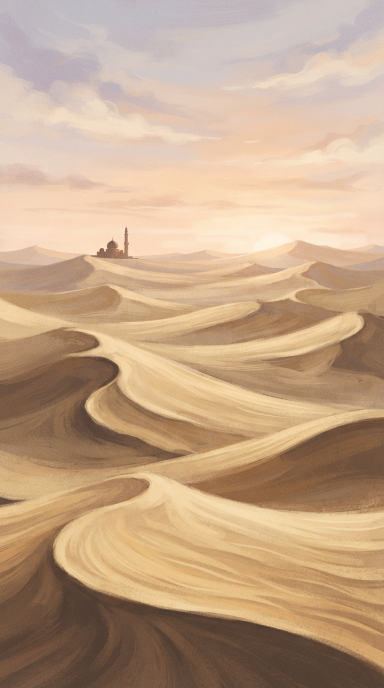
#> input picture art-src/scene-desert-src.png, 768 x 1376 px (shown at 1/2 size)
$ python build_assets.py
#> lines starting #> are read from the running program, lines starting #| are printed output that depends on the picture
# -*- coding: utf-8 -*-
"""Собирает графику Misbah: фоны-картинки, иконки приложения, арт онбординга.

Исходники лежат в art-src/ (картинки, сгенерированные в Pencil: фоны 9:16 и фонарь).
Недостающее — орнаментальные фоны и часть иконок — рисуется здесь же процедурно: так
оно не зависит от лимитов генератора, чётко на любом размере и без людей и животных.

Пишет:
  LampadaCore/Sources/LampadaUI/Resources/Media.xcassets   фоны, плитки иконок, арт онбординга
  App/Misbah/Assets.xcassets                              иконки приложения (основная и альтернативные)
  LampadaCore/Sources/LampadaCore/VerseScene.swift         параметры фонов, посчитанные по картинкам
  блок `VerseScene.focus` в LampadaCore/Sources/LampadaUI/Background.swift

Запуск: python tools/art/build_assets.py
"""
import json
import math
import os
import random
import re
import shutil
import sys

import numpy as np
from PIL import Image, ImageChops, ImageDraw, ImageEnhance, ImageFilter

HERE = os.path.dirname(os.path.abspath(__file__))
ROOT = os.path.dirname(os.path.dirname(HERE))
SRC = os.path.join(ROOT, "art-src")
MEDIA = os.path.join(ROOT, "LampadaCore", "Sources", "LampadaUI", "Resources", "Media.xcassets")
APPICONS = os.path.join(ROOT, "App", "Misbah", "Assets.xcassets")

random.seed(11)
LIGHT_TEXT = 0xEEECE6
DARK_TEXT = 0x201C1A


def rgb(h):
    return ((h >> 16) & 255, (h >> 8) & 255, h & 255)


def vgrad(w, h, top, bottom):
    t = np.linspace(0, 1, h)[:, None, None]
    a = np.array(rgb(top)).reshape(1, 1, 3)
    b = np.array(rgb(bottom)).reshape(1, 1, 3)
    arr = (a * (1 - t) + b * t) * np.ones((1, w, 1))
    return Image.fromarray(arr.astype("uint8"), "RGB").convert("RGBA")


# [7 lines left out: function rgrad, not called in this run]


def glow(size, center, radius, color, strength):
    w, h = size
    yy, xx = np.mgrid[0:h, 0:w]
    d = np.sqrt((xx - center[0]) ** 2 + (yy - center[1]) ** 2) / radius
    a = np.clip(1 - d, 0, 1) ** 2 * strength
    layer = np.zeros((h, w, 4), dtype="uint8")
    layer[..., :3] = rgb(color)
    layer[..., 3] = (a * 255).astype("uint8")
    return Image.fromarray(layer, "RGBA")


def star_points(cx, cy, r, rot=0.0, ratio=0.765):
    pts = []
    for k in range(16):
        ang = math.radians(rot + k * 22.5)
        rr = r if k % 2 == 0 else r * ratio
        pts.append((cx + rr * math.cos(ang), cy + rr * math.sin(ang)))
    return pts


def star_field(size, s, fill, line, line_w, inner=None, diamond=None, scale=2, offset=(0, 0)):
    """Узор из восьмиконечных звёзд, касающихся вершинами, и ромбов между ними."""
    W, H = size[0] * scale, size[1] * scale
    img = Image.new("RGBA", (W, H), (0, 0, 0, 0))
    d = ImageDraw.Draw(img)
    S = s * scale
    cols, rows = int(W / S) + 3, int(H / S) + 3
    ox, oy = offset[0] * scale, offset[1] * scale
    for j in range(-1, rows):
        for i in range(-1, cols):
            cx, cy = i * S + ox, j * S + oy
            pts = star_points(cx, cy, S / 2)
            d.polygon(pts, fill=fill)
            d.line(pts + [pts[0]], fill=line, width=max(1, int(line_w * scale)), joint="curve")
            if inner:
                d.polygon(star_points(cx, cy, S / 4, rot=22.5), fill=inner)
            if diamond:
                mx, my = cx + S / 2, cy + S / 2
                q = S * 0.17
                d.polygon([(mx - q, my), (mx, my - q), (mx + q, my), (mx, my + q)], fill=diamond)
    return img.resize(size, Image.LANCZOS)


# [17 lines left out: functions petal, hue_shift, not called in this run]


def lanczos_up(img, size):
    out = img.resize(size, Image.LANCZOS)
    return out.filter(ImageFilter.UnsharpMask(radius=1.4, percent=60, threshold=3))


def cover(img, size, focus=(0.5, 0.5)):
    """Масштаб «cover» с обрезкой вокруг точки фокуса."""
    w, h = img.size
    scale = max(size[0] / w, size[1] / h)
    nw, nh = int(math.ceil(w * scale)), int(math.ceil(h * scale))
    big = lanczos_up(img, (nw, nh))
    x = int(min(max(focus[0] * nw - size[0] / 2, 0), nw - size[0]))
    y = int(min(max(focus[1] * nh - size[1] / 2, 0), nh - size[1]))
    return big.crop((x, y, x + size[0], y + size[1]))


# ── запись каталогов ────────────────────────────────────────────────────────

def write_imageset(name, filename, image, fmt="JPEG", quality=88):
    d = os.path.join(MEDIA, f"{name}.imageset")
    if os.path.isdir(d):
        shutil.rmtree(d)
    os.makedirs(d)
    image = image.convert("RGB") if fmt == "JPEG" else image
    image.save(os.path.join(d, filename), fmt, quality=quality) if fmt == "JPEG" \
        else image.save(os.path.join(d, filename), fmt)
    contents = {
        "images": [{"filename": filename, "idiom": "universal", "scale": "1x"},
                   {"idiom": "universal", "scale": "2x"}, {"idiom": "universal", "scale": "3x"}],
        "info": {"author": "xcode", "version": 1},
        "properties": {"preserves-vector-representation": False},
    }
    json.dump(contents, open(os.path.join(d, "Contents.json"), "w", encoding="utf-8"), indent=2)


# [10 lines left out: function write_appicon, not called in this run]


# ── фоны ────────────────────────────────────────────────────────────────────

def scene_mosaic():
    w, h = 1320, 2868
    base = vgrad(w, h, 0xF4F8F5, 0xD6E7E1)
    pat = star_field((w, h), 165, (255, 255, 255, 80), (63, 139, 130, 130), 2.4,
                     inner=(63, 139, 130, 38), diamond=(63, 139, 130, 60))
    base.alpha_composite(pat)
    base.alpha_composite(glow((w, h), (w // 2, int(h * 0.42)), 1300, 0xFFFFFF, 0.35))
    return base.convert("RGB")


def scene_lattice():
    w, h = 1320, 2868
    base = vgrad(w, h, 0x0F3336, 0x061417)
    base.alpha_composite(glow((w, h), (w // 2, int(h * 0.36)), 1500, 0x1C7A78, 0.55))
    pat = star_field((w, h), 165, (255, 255, 255, 7), (212, 175, 55, 70), 2.2,
                     inner=(212, 175, 55, 16), diamond=(212, 175, 55, 22))
    base.alpha_composite(pat)
    return base.convert("RGB")


SCENES = [
    # key, источник (None — процедурный), точка фокуса на высоком кадре, акцент, цвет подписи
    dict(key="desert", src="scene-desert-src.png", focus=(0.5, 0.80), accent=0x8F6E54),
    dict(key="stars", src="scene-stars-src.png", focus=(0.5, 0.30), accent=0xE8C27A),
    dict(key="dome", src="scene-dome-src.png", focus=(0.5, 0.74), accent=0xE2B866),
    dict(key="lantern", src="scene-lantern-src.png", focus=(0.5, 0.24), accent=0xE8C27A),
    dict(key="garden", src="scene-garden-src.png", focus=(0.5, 0.42), accent=0xC9A24A),
    dict(key="mosaic", src=None, focus=(0.5, 0.5), accent=0x0F6F6A),
    dict(key="lattice", src=None, focus=(0.5, 0.5), accent=0xD4AF37),
]


def srgb_to_lin(a):
    return np.where(a <= 0.04045, a / 12.92, ((a + 0.055) / 1.055) ** 2.4)


def rel_lum(a):
    lin = srgb_to_lin(a)
    return 0.2126 * lin[..., 0] + 0.7152 * lin[..., 1] + 0.0722 * lin[..., 2]


def measure(tall):
    a = np.asarray(tall.convert("RGB")).astype(float) / 255
    h = a.shape[0]
    band = a[int(0.27 * h):int(0.67 * h)]
    lum = rel_lum(band)
    light_text = lum.mean() < 0.22
    text_lum = rel_lum(np.array(rgb(LIGHT_TEXT if light_text else DARK_TEXT)) / 255)
    scrim = 0.0
    for step in range(0, 61):
        alpha = step / 100
        tint = 0.0 if light_text else 1.0
        adj = band * (1 - alpha) + tint * alpha
        l2 = rel_lum(adj)
        if light_text:
            ok = (text_lum + 0.05) / (np.percentile(l2, 92) + 0.05) >= 4.5
        else:
            ok = (np.percentile(l2, 8) + 0.05) / (text_lum + 0.05) >= 4.5
        if ok:
            scrim = alpha
            break
    else:
        scrim = 0.6
    mean_band = tuple(int(x) for x in (band.reshape(-1, 3).mean(0) * 255))
    mean_all = tuple(int(x) for x in (a.reshape(-1, 3).mean(0) * 255))
    to_hex = lambda c: (c[0] << 16) | (c[1] << 8) | c[2]
    return dict(light_text=bool(light_text), scrim=round(scrim, 2),
                background=to_hex(mean_band), second=to_hex(mean_all))


def build_scenes():
    params = {}
    for sc in SCENES:
        key = sc["key"]
        if sc["src"]:
            src = Image.open(os.path.join(SRC, sc["src"])).convert("RGB")
            tall = cover(src, (1320, 2868), sc["focus"])
            # квадрат и полоса режутся вокруг той же точки, что и в приложении
            fx, fy = sc["focus"]
            sq_w = src.width
            sy = int(min(max(fy * src.height - sq_w / 2, 0), src.height - sq_w))
            square = lanczos_up(src.crop((0, sy, sq_w, sy + sq_w)), (1092, 1092))
            wide_h = int(src.width * 510 / 1092)
            wy = int(min(max(fy * src.height - wide_h / 2, 0), src.height - wide_h))
            wide = lanczos_up(src.crop((0, wy, src.width, wy + wide_h)), (1092, 510))
        else:
            tall = scene_mosaic() if key == "mosaic" else scene_lattice()
            square = tall.crop((0, 700, 1320, 2020)).resize((1092, 1092), Image.LANCZOS)
            wide = tall.crop((0, 1100, 1320, 1100 + int(1320 * 510 / 1092))).resize((1092, 510), Image.LANCZOS)
        write_imageset(f"bg-{key}-tall", f"bg-{key}-tall.jpg", tall, quality=86)
        write_imageset(f"bg-{key}-square", f"bg-{key}-square.jpg", square, quality=86)
        write_imageset(f"bg-{key}-wide", f"bg-{key}-wide.jpg", wide, quality=86)
        m = measure(tall)
        m.update(focus=sc["focus"], accent=sc["accent"])
        params[key] = m
        print(f"  фон {key}: светлый текст={m['light_text']} подложка={m['scrim']}")
    return params


def write_scene_swift(params):
    order = [s["key"] for s in SCENES]
    light = [k for k in order if params[k]["light_text"]]
    dark = [k for k in order if not params[k]["light_text"]]
    scrim_lines = "\n".join(f"        case .{k}: {params[k]['scrim']}" for k in order)
    title = {"desert": "sceneDesert", "stars": "sceneStars", "dome": "sceneDome",
             "lantern": "sceneLantern", "garden": "sceneGarden", "mosaic": "sceneMosaic",
             "lattice": "sceneLattice"}
    title_lines = "\n".join(f"        case .{k}: .{title[k]}" for k in order)

    def pal(k):
        p = params[k]
        text = LIGHT_TEXT if p["light_text"] else DARK_TEXT
        return f"        case .{k}: (0x{p['background']:06X}, 0x{p['second']:06X}, 0x{text:06X}, 0x{p['accent']:06X})"

    palette_lines = "\n".join(pal(k) for k in order)
    cases = "\n".join(f"    case {k}" for k in order)
    swift = f'''import Foundation

/// Фон-изображение вместо цветной заливки.
///
/// Выбирается там же, где наборы цвета, и тем же жестом: это второй ряд плиток
/// на экране «Вид». Одно исключает другое — выбрал картинку, цветной набор
/// перестаёт действовать, и наоборот.
///
/// Все сюжеты без людей и животных: пустыня, звёзды, купол мечети, фонарь, сад и
/// два орнамента.
///
/// У каждого фона своя палитра. Она не декоративная: из неё выводятся плашки,
/// линии, приглушённый текст и заливка кнопок — всё то же, что у цветных
/// наборов. Значения посчитаны по самим изображениям (`tools/art/build_assets.py`),
/// а не подобраны на глаз.
///
/// ФАЙЛ СГЕНЕРИРОВАН `tools/art/build_assets.py` — не править руками.
public enum VerseScene: String, Sendable, Hashable, Codable, CaseIterable, Identifiable {{
{cases}

    public var id: String {{ rawValue }}

    /// Имя набора в каталоге. Формат подставляется по месту: `-tall` для экрана
    /// и обоев, `-wide` для среднего виджета и StandBy, `-square` для остальных.
    public var asset: String {{ "bg-\\(rawValue)" }}

    /// Светлый ли текст поверх картинки.
    ///
    /// Определяется самим изображением: тёмная картинка — светлый текст.
    public var prefersLightText: Bool {{
        switch self {{
        case {", ".join("." + k for k in light)}: true
        case {", ".join("." + k for k in dark)}: false
        }}
    }}

    /// Плотность подложки под текстом.
    ///
    /// Ноль означает, что картинка держит текст сама. Значения посчитаны от
    /// яркости в той полосе, где реально лежит аят: подложка доводит контраст до
    /// 4,5:1 — порога, ниже которого текст на светлом участке перестаёт
    /// читаться. Подложка не сплошная, а сгущается только в этой полосе, иначе
    /// картинка гаснет целиком и смысл её теряется.
    public var scrim: Double {{
        switch self {{
{scrim_lines}
        }}
    }}

    /// Полоса, в которой подложка держится на полную силу, в долях высоты
    /// экрана. Совпадает с местом ссылки, аята и плашки контекста.
    public static let textBand: ClosedRange<Double> = 0.27...0.67

    public var titleKey: L10n.Key {{
        switch self {{
{title_lines}
        }}
    }}

    /// Бесплатна только «Пустыня» — самая спокойная. Остальные за подпиской:
    /// это и есть тот платный набор, ради которого фоны затевались.
    public var isPremium: Bool {{ self != .desert }}

    /// Те же четыре цвета, что у цветного набора. `background` здесь не рисуется
    /// (сверху лежит картинка), но задаёт светлоту для плашек и кнопок.
    public var palette: (background: UInt32, second: UInt32, text: UInt32, accent: UInt32) {{
        switch self {{
{palette_lines}
        }}
    }}
}}
'''
    path = os.path.join(ROOT, "LampadaCore", "Sources", "LampadaCore", "VerseScene.swift")
    open(path, "w", encoding="utf-8", newline="\n").write(swift)

    # точки фокуса — в Background.swift
    focus_lines = "\n".join(
        f"        case .{k}: UnitPoint(x: {params[k]['focus'][0]}, y: {params[k]['focus'][1]})" for k in order)
    bg_path = os.path.join(ROOT, "LampadaCore", "Sources", "LampadaUI", "Background.swift")
    text = open(bg_path, encoding="utf-8").read()
    start = text.index("extension VerseScene {")
    end = text.index("/// Затемнение под строкой состояния")
    block = f'''extension VerseScene {{
    /// Где на картинке сюжет. Эта точка остаётся в кадре, когда экран режет
    /// картинку.
    ///
    /// У пустыни и купола сюжет стоит низко (горизонт, силуэт), у звёзд и
    /// фонаря — выше середины. Новый фон без точки фокуса не соберётся — здесь
    /// исчерпывающий перебор, а не значение по умолчанию. Те же точки использует
    /// `tools/art/build_assets.py`, когда режет квадрат и полосу.
    var focus: UnitPoint {{
        switch self {{
{focus_lines}
        }}
    }}
}}

'''
    open(bg_path, "w", encoding="utf-8", newline="").write(text[:start] + block + text[end:])


# ── иконки приложения ───────────────────────────────────────────────────────

# [21 lines left out: functions lantern_crop, add_stars, not called in this run]


def icon_default():
    return lanczos_up(lantern_crop(), (1024, 1024))


# [152 lines left out: functions selective_hue, icon_night, icon_star, icon_mosaic, icon_dawn, icon_dome and 2 more, not called in this run]


ICONS = [("default", icon_default), ("night", icon_night), ("mosaic", icon_mosaic),
         ("star", icon_star), ("dawn", icon_dawn), ("dome", icon_dome),
         ("rosette", icon_rosette), ("light", icon_light)]


# [131 lines left out: functions build_icons, faded_on, sparkles, build_onboarding_art, recolor_purple, not called in this run]


def clean_old_assets():
    keep_prefix = ()
    for name in os.listdir(MEDIA):
        if name.endswith(".imageset") and name.split(".")[0] not in ():
            shutil.rmtree(os.path.join(MEDIA, name))


def main():
    sys.stdout.reconfigure(encoding="utf-8")
    old = os.path.join(SRC, "old")
    if not os.path.isdir(old):
        os.makedirs(old)
        for name in ("hourglass", "palette"):
            shutil.copy(os.path.join(MEDIA, f"{name}.imageset", f"{name}.png"), os.path.join(old, f"{name}.png"))
    clean_old_assets()
    params = build_scenes()
#> in build_scenes, src is the input picture: PIL image 768x1376 RGB; mean R, G, B 194.6, 164.7, 136
#> call 2 of lanczos_up, with size = (1092, 1092)
#> in lanczos_up (call 2), `out = img.resize(size, Image.LANCZOS)`:
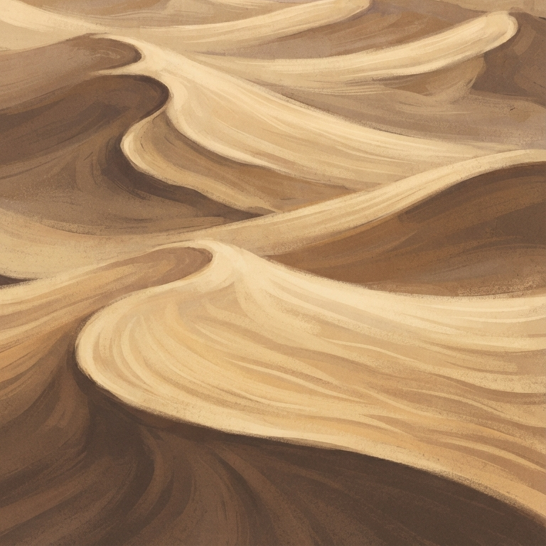
#> out: PIL image 1092x1092 RGB (shown at 1/2 size); mean R, G, B 172.4, 138.2, 101.4
#> call 3 of lanczos_up, with size = (1092, 510)
#> in lanczos_up (call 3), `out = img.resize(size, Image.LANCZOS)`:
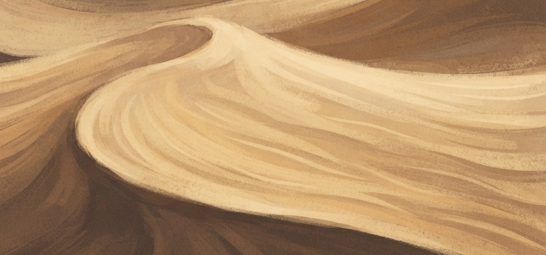
#> out: PIL image 1092x510 RGB (shown at 1/2 size); mean R, G, B 184.2, 148, 106.2
#> in measure, `band = a[int(0.27 * h):int(0.67 * h)]`:
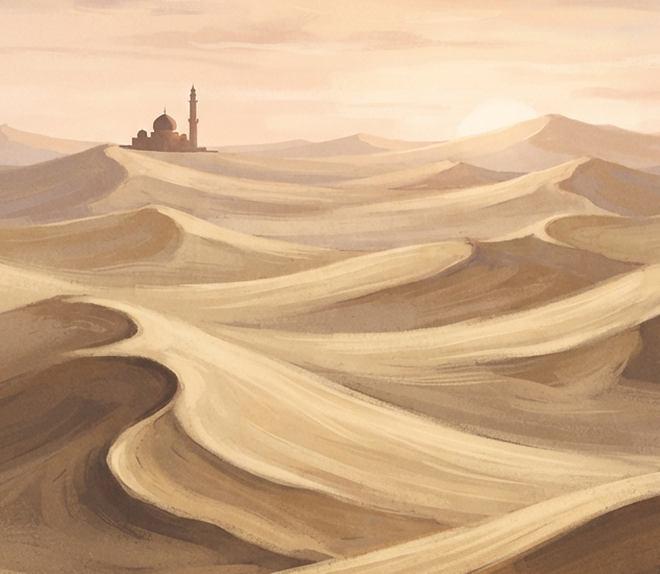
#> band: shape (1147, 1320, 3) float64 (shown at 1/2 size); mean R, G, B 0.804, 0.672, 0.533
#> in srgb_to_lin, `return np.where(a <= 0.04045, a / 12.92, ((a + 0.055) / 1.055) ** 2.4)`:
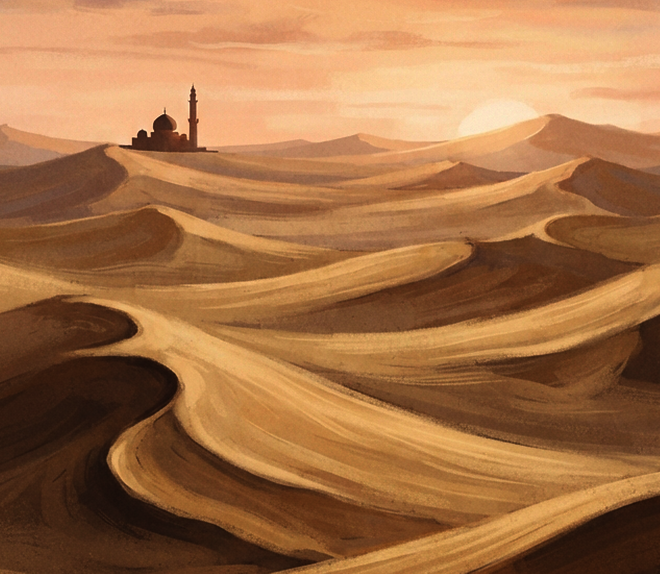
#> returned value: shape (1147, 1320, 3) float64 (shown at 1/2 size); mean of channels 0, 1, 2 0.647, 0.445, 0.277; drawn as R, G, B
#> in rel_lum, `return 0.2126 * lin[..., 0] + 0.7152 * lin[..., 1] + 0.0722 * lin[...,..`:
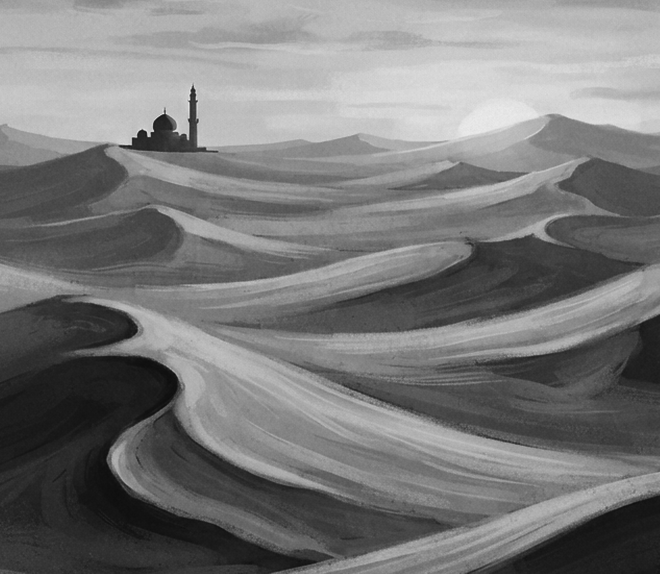
#> returned value: shape (1147, 1320) float64 (shown at 1/2 size); min 0.0459, max 0.985, mean 0.476
#> in measure, `light_text = lum.mean() < 0.22`: light_text = False
#> in measure, `text_lum = rel_lum(np.array(rgb(LIGHT_TEXT if light_text else DARK_TEX..`: text_lum = 0.0121
#> the loop in measure, `for step in range(0, 61):` made 20 passes
#> ok on passes 1 to 8: False, False, False, False, False, False, False, False
#> after the loop in measure, `for step in range(0, 61):`:
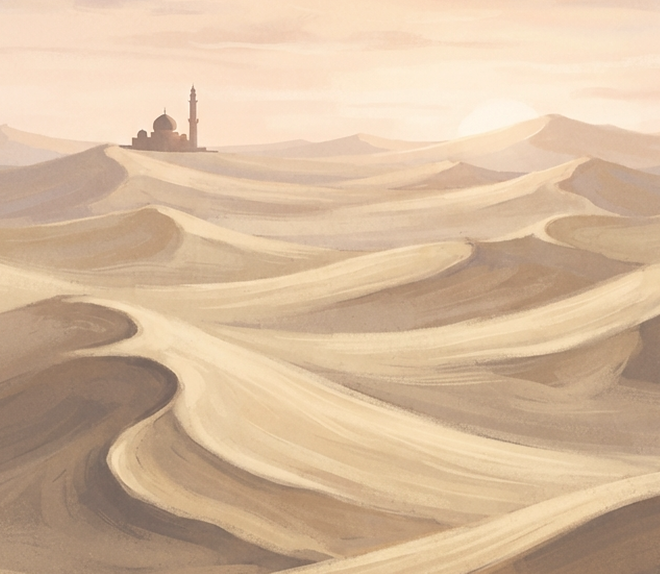
#> adj: shape (1147, 1320, 3) float64 (shown at 1/2 size); mean R, G, B 0.841, 0.734, 0.622
#> after the loop in measure, `for step in range(0, 61):`:
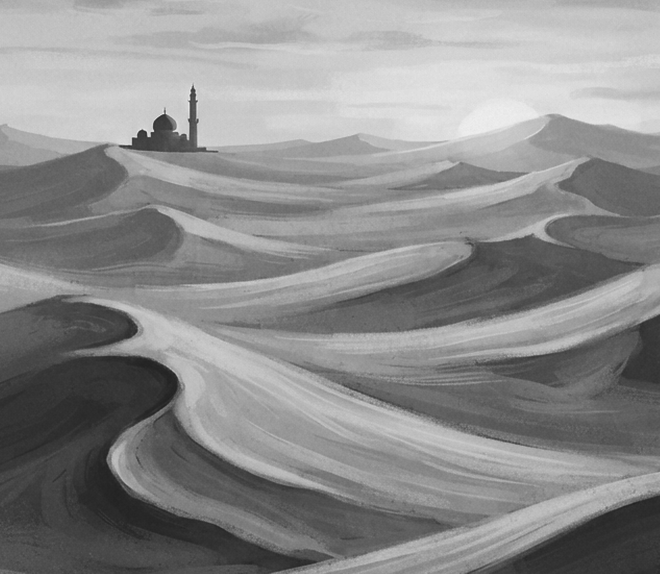
#> l2: shape (1147, 1320) float64 (shown at 1/2 size); min 0.119, max 0.988, mean 0.549
#> in measure, `mean_band = tuple(int(x) for x in (band.reshape(-1, 3).mean(0) * 255))`: mean_band = (205, 171, 135)
#> in measure, `mean_all = tuple(int(x) for x in (a.reshape(-1, 3).mean(0) * 255))`: mean_all = (196, 166, 137)
#> in build_scenes, `m = measure(tall)`: m = {'light_text': False, 'scrim': 0.19, 'background': 13478791, 'second': 12887689}
#|   фон desert: светлый текст=False подложка=0.19
#> params = 7 items
    write_scene_swift(params)
#> in write_scene_swift, `light = [k for k in order if params[k]["light_text"]]`: light = ['stars', 'dome', 'lantern', 'garden', 'lattice']
#> in write_scene_swift, `dark = [k for k in order if not params[k]["light_text"]]`: dark = ['desert', 'mosaic']
    build_icons()
    build_onboarding_art()
    json.dump(params, open(os.path.join(SRC, "scene_params.json"), "w", encoding="utf-8"), indent=1)
    print("готово")


if __name__ == "__main__":
#> (the run stopped early here; a loop or call above may not have finished)
